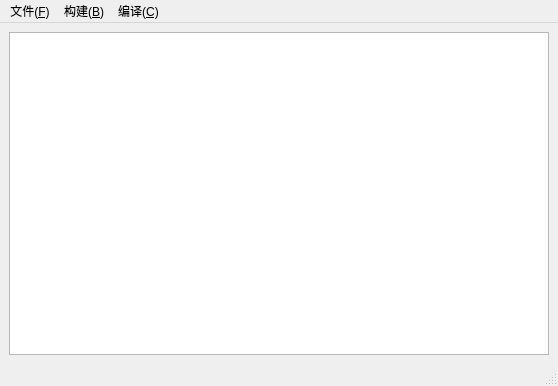
<?xml version="1.0" encoding="UTF-8"?>
<ui version="4.0">
 <class>MainWindow</class>
 <widget class="QMainWindow" name="MainWindow">
  <property name="geometry">
   <rect>
    <x>0</x>
    <y>0</y>
    <width>558</width>
    <height>386</height>
   </rect>
  </property>
  <property name="windowTitle">
   <string>MainWindow</string>
  </property>
  <widget class="QWidget" name="centralwidget">
   <layout class="QVBoxLayout" name="verticalLayout">
    <item>
     <widget class="QTextEdit" name="textEdit">
      <property name="font">
       <font>
        <family>Maple Mono NF CN</family>
        <pointsize>12</pointsize>
        <italic>false</italic>
       </font>
      </property>
      <property name="tabChangesFocus">
       <bool>false</bool>
      </property>
      <property name="tabStopDistance">
       <double>40.000000000000000</double>
      </property>
     </widget>
    </item>
   </layout>
  </widget>
  <widget class="QMenuBar" name="menubar">
   <property name="geometry">
    <rect>
     <x>0</x>
     <y>0</y>
     <width>558</width>
     <height>17</height>
    </rect>
   </property>
   <widget class="QMenu" name="menu_F">
    <property name="title">
     <string>文件(&amp;F)</string>
    </property>
    <addaction name="newAction"/>
    <addaction name="openAction"/>
    <addaction name="quickSaveAction"/>
    <addaction name="saveAction"/>
   </widget>
   <widget class="QMenu" name="menu_B">
    <property name="title">
     <string>构建(&amp;B)</string>
    </property>
   </widget>
   <widget class="QMenu" name="menu_C">
    <property name="title">
     <string>编译(&amp;C)</string>
    </property>
   </widget>
   <addaction name="menu_F"/>
   <addaction name="menu_B"/>
   <addaction name="menu_C"/>
  </widget>
  <widget class="QStatusBar" name="statusbar"/>
  <action name="newAction">
   <property name="text">
    <string>新建(&amp;N)</string>
   </property>
  </action>
  <action name="openAction">
   <property name="text">
    <string>打开(&amp;O)</string>
   </property>
  </action>
  <action name="saveAction">
   <property name="text">
    <string>另存为(&amp;SA)</string>
   </property>
  </action>
  <action name="quickSaveAction">
   <property name="text">
    <string>保存(&amp;S)</string>
   </property>
  </action>
 </widget>
 <resources/>
 <connections/>
</ui>
